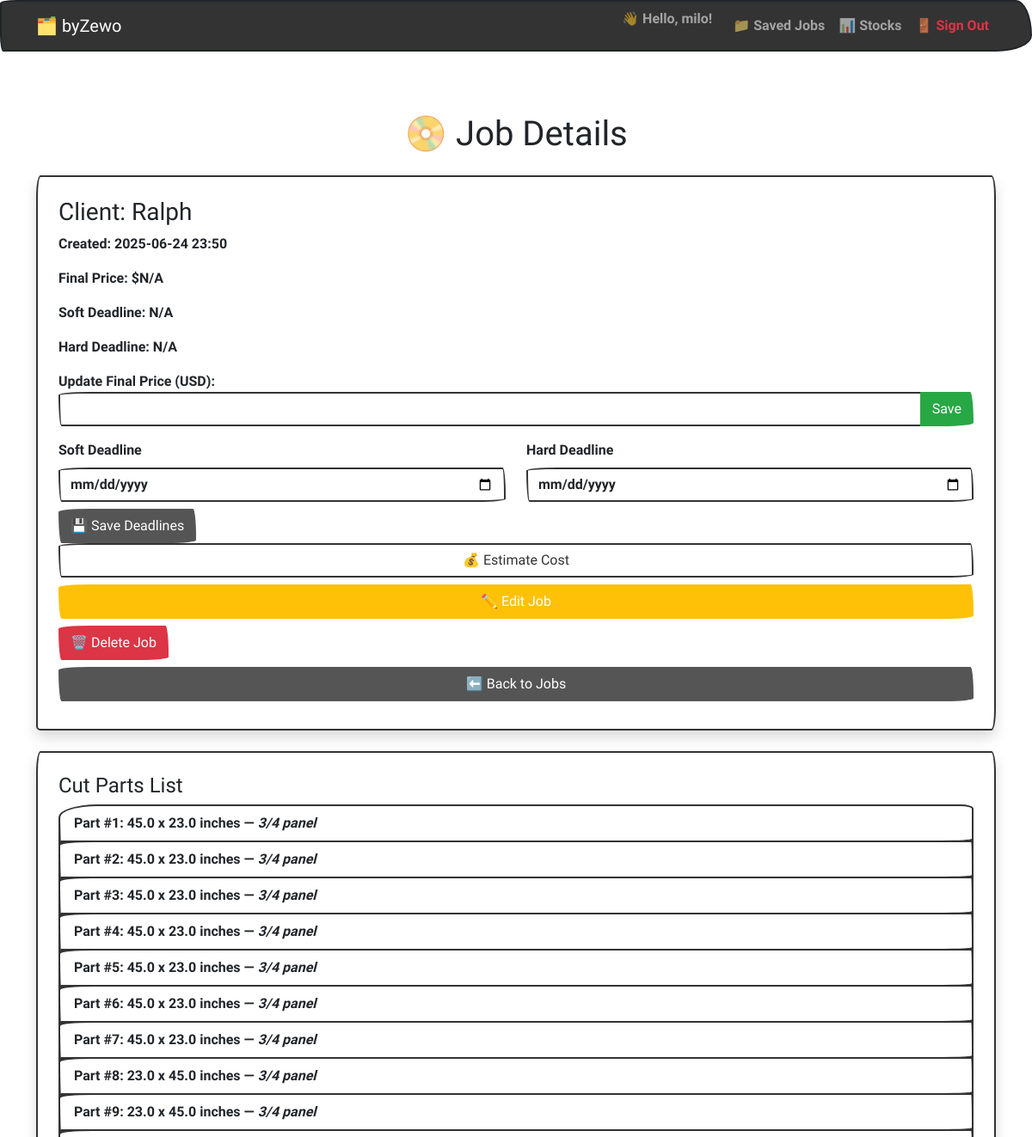
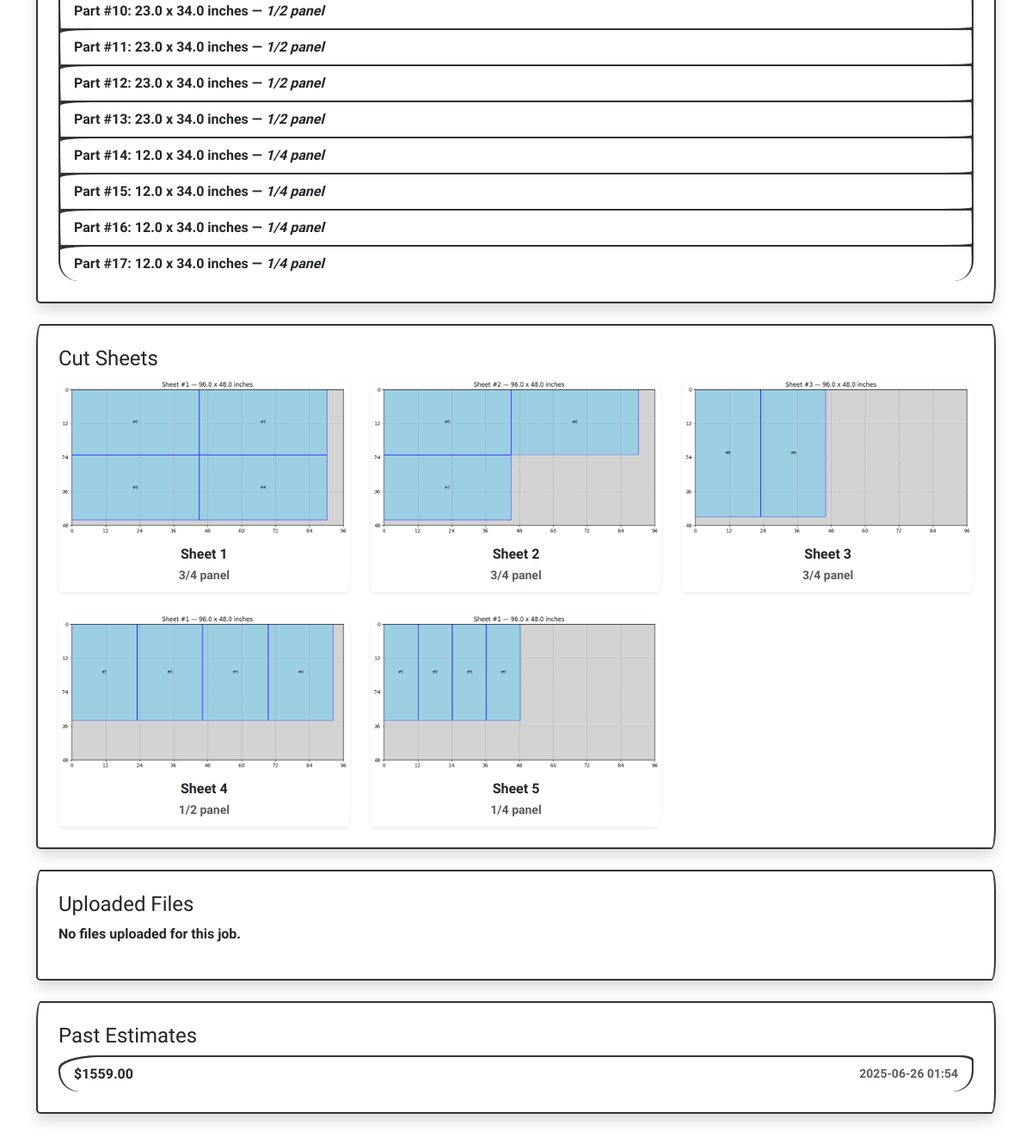
Page /jobs/2 (signed in) on the committed database (2 pictures, top to bottom).
### models.py (models this page shows)
class User(Base):
    __tablename__ = "users"
    id = Column(Integer, primary_key=True)
    username = Column(String, unique=True, nullable=False)
    email = Column(String, unique=True, nullable=False)
    hashed_password = Column(String, nullable=False)
    jobs = relationship("Job", back_populates="owner", cascade="all, delete")

class Job(Base):
    __tablename__ = "jobs"
    id = Column(Integer, primary_key=True)
    client_name = Column(String)
    notes = Column(String)
    created_at = Column(DateTime(timezone=True), server_default=func.now())
    image_folder = Column(String)
    final_price = Column(Float, nullable=True)
    soft_deadline = Column(Date, nullable=True)
    hard_deadline = Column(Date, nullable=True)
    user_id = Column(Integer, ForeignKey("users.id"), nullable=False)
    owner = relationship("User", back_populates="jobs")
    estimates = relationship("Estimate", back_populates="job", cascade="all, delete")
    parts = relationship("Part", back_populates="job", cascade="all, delete")

class Part(Base):
    __tablename__ = "parts"
    id = Column(Integer, primary_key=True)
    job_id = Column(Integer, ForeignKey("jobs.id"))
    width = Column(Float)
    height = Column(Float)
    thickness = Column(String)
    job = relationship("Job", back_populates="parts")

class Estimate(Base):
    __tablename__ = "estimates"
    id = Column(Integer, primary_key=True)
    job_id = Column(Integer, ForeignKey("jobs.id"))
    amount = Column(Float, nullable=False)
    created_at = Column(DateTime(timezone=True), server_default=func.now())
    job = relationship("Job", back_populates="estimates")

### app.py (the view, shortened to what this page needs)
@app.route("/jobs/<int:job_id>", methods=["GET", "POST"])
def job_details(job_id):
    user = current_user()
    if not user:
        return redirect(url_for("login"))
    db = SessionLocal()
    job = db.query(Job).filter(Job.id == job_id).first()
    if not job:
        db.close()
        return "Job not found", 404
    estimates = db.query(Estimate).filter(Estimate.job_id == job_id).order_by(Estimate.created_at.desc()).all()
    parts = db.query(Part).filter(Part.job_id == job_id).all()
    sheet_images = []
    if job and os.path.exists(job.image_folder):
        found_any = False
        for thickness in ["3/4", "1/2", "1/4"]:
            subfolder = os.path.join(job.image_folder, thickness)
            if os.path.exists(subfolder):
                found_any = True
                files = sorted(f for f in os.listdir(subfolder) if f.endswith(".png"))
                for f in files:
                    relative_path = f"sheets/{os.path.basename(job.image_folder)}/{thickness}/{f}"
                    sheet_images.append((relative_path, thickness))
        if not found_any:
            files = sorted(f for f in os.listdir(job.image_folder) if f.endswith(".png"))
            for f in files:
                relative_path = f"sheets/{os.path.basename(job.image_folder)}/{f}"
                sheet_images.append((relative_path, "Unknown"))
    upload_dir = f"static/uploads/{job.id}"
    uploaded_images = []
    if os.path.exists(upload_dir):
        uploaded_images = [f"uploads/{job.id}/{f}" for f in os.listdir(upload_dir)]
    db.close()
    return render_template(
        "job_details.html",
        job=job,
        estimates=estimates,
        parts=parts,
        sheet_images=sheet_images,
        uploaded_images=uploaded_images,
        user=user
    )

### app.py (called while the page is built)
def current_user():
    uid = session.get("user_id")
    if uid:
        db = SessionLocal()
        user = db.query(User).filter(User.id == uid).first()
        db.close()
        return user
    return None

### templates/job_details.html
{% extends "base.html" %} {% block title %}Job Details{% endblock %} {% block
content %}
<h1 class="mb-4 text-center">📀 Job Details</h1>
<div class="card p-4 shadow mb-4">
  <h3>Client: {{ job.client_name or "N/A" }}</h3>
  <p>
    <strong>Created:</strong>
    {% if job.created_at %} {{ job.created_at.strftime('%Y-%m-%d %H:%M') }} {%
    else %} N/A {% endif %}
  </p>
  <p><strong>Final Price:</strong> ${{ job.final_price or "N/A" }}</p>
  <p>
    <strong>Soft Deadline:</strong>
    {{ job.soft_deadline.strftime('%Y-%m-%d') if job.soft_deadline else "N/A" }}
  </p>
  <p>
    <strong>Hard Deadline:</strong>
    {{ job.hard_deadline.strftime('%Y-%m-%d') if job.hard_deadline else "N/A" }}
  </p>
  <form
    method="POST"
    action="{{ url_for('set_price', job_id=job.id) }}"
    class="mb-3"
  >
    <label><strong>Update Final Price (USD):</strong></label>
    <div class="input-group">
      <input
        type="number"
        step="0.01"
        name="final_price"
        class="form-control"
        value="{{ job.final_price or '' }}"
        required
      />
      <button type="submit" class="btn btn-success">Save</button>
    </div>
  </form>
  <form method="POST" action="{{ url_for('job_details', job_id=job.id) }}">
    <div class="row mb-2">
      <div class="col-md-6">
        <label for="soft_deadline" class="form-label"
          ><strong>Soft Deadline</strong></label
        >
        <input
          type="date"
          class="form-control"
          id="soft_deadline"
          name="soft_deadline"
          value="{{ job.soft_deadline.strftime('%Y-%m-%d') if job.soft_deadline else '' }}"
        />
      </div>
      <div class="col-md-6">
        <label for="hard_deadline" class="form-label"
          ><strong>Hard Deadline</strong></label
        >
        <input
          type="date"
          class="form-control"
          id="hard_deadline"
          name="hard_deadline"
          value="{{ job.hard_deadline.strftime('%Y-%m-%d') if job.hard_deadline else '' }}"
        />
      </div>
    </div>
    <button type="submit" class="btn btn-dark">💾 Save Deadlines</button>
  </form>
  <button
    type="button"
    class="btn btn-outline-primary mb-2"
    data-bs-toggle="modal"
    data-bs-target="#estimateModal"
  >
    💰 Estimate Cost
  </button>
  <a
    href="{{ url_for('edit_job', job_id=job.id) }}"
    class="btn btn-warning mb-2"
    >✏️ Edit Job</a
  >
  <form
    action="{{ url_for('delete_job', job_id=job.id) }}"
    method="POST"
    style="display: inline"
    onsubmit="return confirm('Are you sure?');"
  >
    <button type="submit" class="btn btn-danger mb-2">🗑️ Delete Job</button>
  </form>
  <a href="{{ url_for('jobs') }}" class="btn btn-secondary mb-2"
    >⬅️ Back to Jobs</a
  >
</div>
<div class="card p-4 shadow mb-4">
  <h4>Cut Parts List</h4>
  {% if parts %}
  <ul class="list-group">
    {% for part in parts %}
    <li class="list-group-item">
      <strong>Part #{{ loop.index }}:</strong> {{ part.width }} x {{ part.height
      }} inches — <em>{{ part.thickness }} panel</em>
    </li>
    {% endfor %}
  </ul>
  {% else %}
  <p>No parts found for this job.</p>
  {% endif %}
</div>
<div class="card p-4 shadow mb-4">
  <h4>Cut Sheets</h4>
  {% if sheet_images %}
  <div class="row g-4">
    {% for img in sheet_images %}
    <div class="col-md-6 col-lg-4">
      <div class="card border-0 shadow-sm">
        <img
          src="{{ url_for('static', filename=img[0]) }}"
          class="card-img-top"
          alt="Sheet {{ loop.index }}"
        />
        <div class="card-body p-2 text-center">
          Sheet {{ loop.index }}<br />
          <small class="text-muted">{{ img[1] }} panel</small>
        </div>
      </div>
    </div>
    {% endfor %}
  </div>
  {% else %}
  <p>No cut sheets found.</p>
  {% endif %}
</div>
<div class="card p-4 shadow mb-4">
  <h4>Uploaded Files</h4>
  {% if uploaded_images %}
  <div class="row">
    {% for img in uploaded_images %}
    <div class="col-md-4 mb-3">
      <img
        src="{{ url_for('static', filename=img) }}"
        class="img-fluid border rounded"
        alt="Uploaded File"
      />
    </div>
    {% endfor %}
  </div>
  {% else %}
  <p>No files uploaded for this job.</p>
  {% endif %}
</div>
<div class="card p-4 shadow mb-4">
  <h4>Past Estimates</h4>
  {% if estimates %}
  <ul class="list-group">
    {% for est in estimates %}
    <li
      class="list-group-item d-flex justify-content-between align-items-center"
    >
      ${{ "%.2f"|format(est.amount) }}
      <small class="text-muted"
        >{{ est.created_at.strftime('%Y-%m-%d %H:%M') }}</small
      >
    </li>
    {% endfor %}
  </ul>
  {% else %}
  <p>No estimates saved yet.</p>
  {% endif %}
</div>
{% include "partials/estimate_modal.html" %} {% endblock %}

### templates/base.html (shortened to what this page needs)
<!DOCTYPE html>
<html lang="en">
  <head>
    <link
      href="https://cdn.jsdelivr.net/npm/bootswatch@5.3.0/dist/sketchy/bootstrap.min.css"
      rel="stylesheet"
    />
  </head>
  <body class="bg-light">
    <nav class="navbar navbar-expand-lg navbar-dark bg-primary mb-4">
      <div class="container">
        <a class="navbar-brand" href="{{ url_for('index') }}">🗂️ byZewo</a>
        <div class="collapse navbar-collapse" id="navbarNav">
          <ul class="navbar-nav ms-auto">
            {% if user %}
            <li class="nav-item">
              <span class="navbar-text me-3"
                >👋 Hello, {{ user.username }}!</span
              >
            </li>
            <li class="nav-item">
              <a class="nav-link" href="{{ url_for('jobs') }}">📁 Saved Jobs</a>
            </li>
            <li class="nav-item">
              <a class="nav-link" href="{{ url_for('view_stocks') }}"
                >📊 Stocks</a
              >
            </li>
            <li class="nav-item">
              <a class="nav-link text-danger" href="{{ url_for('logout') }}"
                >🚪 Sign Out</a
              >
            </li>
            {% endif %}
          </ul>
        </div>
      </div>
    </nav>
    <div class="container py-5">
       {% block content %}{% endblock %}
    </div>
  </body>
</html>

### rows in the picture
User: username "milo"
Job: client_name "Ralph", created_at "2025-06-24 23:50", final_price "N/A", soft_deadline "N/A", hard_deadline "N/A"
Part: width "45.0", height "23.0", thickness "3/4"
Part: width "45.0", height "23.0", thickness "3/4"
Part: width "45.0", height "23.0", thickness "3/4"
Part: width "45.0", height "23.0", thickness "3/4"
Part: width "45.0", height "23.0", thickness "3/4"
Part: width "45.0", height "23.0", thickness "3/4"
Part: width "45.0", height "23.0", thickness "3/4"
Part: width "23.0", height "45.0", thickness "3/4"
Part: width "23.0", height "45.0", thickness "3/4"
Part: width "23.0", height "34.0", thickness "1/2"
Part: width "23.0", height "34.0", thickness "1/2"
Part: width "23.0", height "34.0", thickness "1/2"
Part: width "23.0", height "34.0", thickness "1/2"
Part: width "12.0", height "34.0", thickness "1/4"
Part: width "12.0", height "34.0", thickness "1/4"
Part: width "12.0", height "34.0", thickness "1/4"
Part: width "12.0", height "34.0", thickness "1/4"
Estimate: amount "1559.00", created_at "2025-06-26 01:54"

### other values in the picture
{{ img[1] }} "3/4" "3/4" "3/4" "1/2" "1/4"
